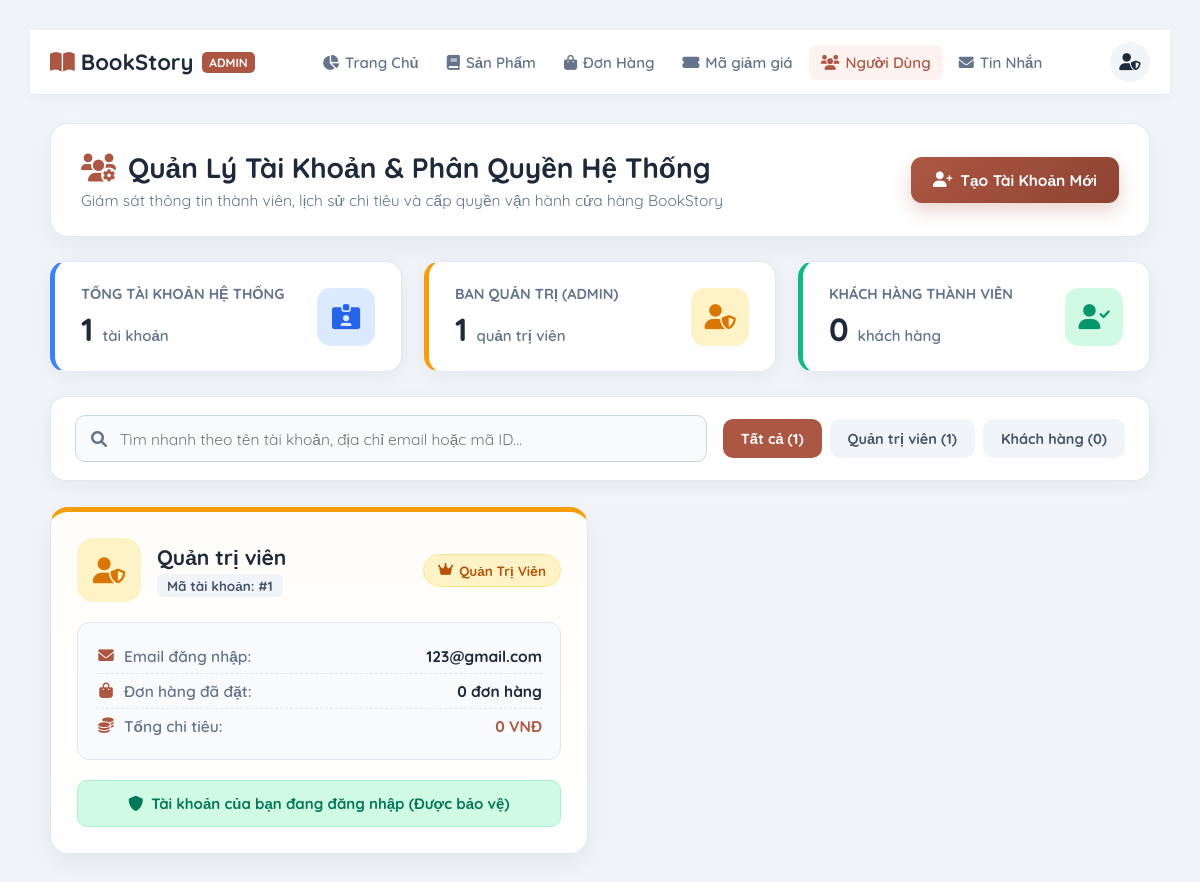
Screenshot of /admin/admin_users.php (signed in) with the database file from the repository.
### tables this page shows
CREATE TABLE IF NOT EXISTS `users` (
  `id` INT UNSIGNED NOT NULL AUTO_INCREMENT,
  `name` VARCHAR(100) NOT NULL,
  `email` VARCHAR(255) NOT NULL,
  `password` VARCHAR(255) NOT NULL,
  `user_type` ENUM('user', 'admin') NOT NULL DEFAULT 'user',
  PRIMARY KEY (`id`),
  UNIQUE KEY `uq_users_email` (`email`)
);

### admin/admin_users.php (the view, shortened to what this page needs)
<?php
require_once '../config/config.php';
$admin_id = $_SESSION['admin_id'] ?? null;
$user_order_stats = [];
$users_list = [];
$total_admins = 0;
$total_customers = 0;
$select_users = mysqli_query($conn, "SELECT * FROM `users` ORDER BY id DESC") or die('Truy vấn thất bại');
while ($u = mysqli_fetch_assoc($select_users)) {
    $users_list[] = $u;
    if (($u['user_type'] ?? '') === 'admin') {
        $total_admins++;
    } else {
        $total_customers++;
    }
}
$total_all = count($users_list);
?>
<!DOCTYPE html>
<html lang="vi">
<head>
    <link rel="stylesheet" href="https://cdnjs.cloudflare.com/ajax/libs/font-awesome/6.0.0/css/all.min.css">
    <link rel="stylesheet" href="../css/admin_style.css?v=<?php echo time(); ?>">
</head>
<body>
<?php @include 'admin_header.php'; ?>
<section class="users-management-section">
    <div class="users-hero-bar">
        <div class="users-hero-title">
            <h1><i class="fas fa-users-cog"></i> Quản Lý Tài Khoản & Phân Quyền Hệ Thống</h1>
            <p>Giám sát thông tin thành viên, lịch sử chi tiêu và cấp quyền vận hành cửa hàng BookStory</p>
        </div>
        <button type="button" class="open-create-btn" id="toggleCreateUserBtn">
            <i class="fas fa-user-plus"></i> Tạo Tài Khoản Mới
        </button>
    </div>
    <div class="users-kpi-grid">
        <div class="user-kpi-card kpi-total">
            <div class="kpi-info">
                <span>Tổng tài khoản hệ thống</span>
                <h3><?php echo $total_all; ?> <small>tài khoản</small></h3>
            </div>
            <div class="kpi-icon-box"><i class="fas fa-id-card-alt"></i></div>
        </div>
        <div class="user-kpi-card kpi-admin">
            <div class="kpi-info">
                <span>Ban quản trị (Admin)</span>
                <h3><?php echo $total_admins; ?> <small>quản trị viên</small></h3>
            </div>
            <div class="kpi-icon-box"><i class="fas fa-user-shield"></i></div>
        </div>
        <div class="user-kpi-card kpi-customer">
            <div class="kpi-info">
                <span>Khách hàng thành viên</span>
                <h3><?php echo $total_customers; ?> <small>khách hàng</small></h3>
            </div>
            <div class="kpi-icon-box"><i class="fas fa-user-check"></i></div>
        </div>
    </div>
    <div class="users-Filter-toolbar">
        <div class="user-search-wrap">
            <i class="fas fa-search"></i>
            <input type="text" id="userSearchInput" placeholder="Tìm nhanh theo tên tài khoản, địa chỉ email hoặc mã ID...">
        </div>
        <div class="role-filter-tabs">
            <button type="button" class="role-tab-btn active" data-role="all">
                Tất cả (<?php echo $total_all; ?>)
            </button>
            <button type="button" class="role-tab-btn" data-role="admin">
                Quản trị viên (<?php echo $total_admins; ?>)
            </button>
            <button type="button" class="role-tab-btn" data-role="user">
                Khách hàng (<?php echo $total_customers; ?>)
            </button>
        </div>
    </div>
    <div class="enterprise-users-grid" id="usersGrid">
        <?php if ($total_all > 0): ?>
            <?php foreach ($users_list as $fetch_users): ?>
                <?php
                    $uid = (int)$fetch_users['id'];
                    $is_admin = (($fetch_users['user_type'] ?? '') === 'admin');
                    $u_orders = $user_order_stats[$uid]['orders'] ?? 0;
                    $u_spent = $user_order_stats[$uid]['spent'] ?? 0;
                    $search_blob = mb_strtolower($fetch_users['name'] . ' ' . $fetch_users['email'] . ' #' . $uid, 'UTF-8');
                ?>
                <div class="enterprise-user-card <?php echo $is_admin ? 'is-admin-card' : ''; ?>"
                     data-role="<?php echo $is_admin ? 'admin' : 'user'; ?>"
                     data-search="<?php echo htmlspecialchars($search_blob); ?>">
                    <div>
                        <div class="u-card-top">
                            <div class="u-identity">
                                <div class="u-avatar-circle">
                                    <i class="fas <?php echo $is_admin ? 'fa-user-shield' : 'fa-user'; ?>"></i>
                                </div>
                                <div class="u-title-block">
                                    <h3><?php echo htmlspecialchars($fetch_users['name']); ?></h3>
                                    <span class="u-id-pill">Mã tài khoản: #<?php echo $uid; ?></span>
                                </div>
                            </div>
                            <span class="u-role-badge <?php echo $is_admin ? 'badge-admin' : 'badge-user'; ?>">
                                <i class="fas <?php echo $is_admin ? 'fa-crown' : 'fa-user-tag'; ?>"></i>
                                <?php echo $is_admin ? 'Quản Trị Viên' : 'Khách Hàng'; ?>
                            </span>
                        </div>
                        <div class="u-info-list">
                            <div class="u-info-row">
                                <span class="u-info-label"><i class="fas fa-envelope"></i> Email đăng nhập:</span>
                                <span class="u-info-val"><?php echo htmlspecialchars($fetch_users['email']); ?></span>
                            </div>
                            <div class="u-info-row">
                                <span class="u-info-label"><i class="fas fa-shopping-bag"></i> Đơn hàng đã đặt:</span>
                                <span class="u-info-val"><?php echo $u_orders; ?> đơn hàng</span>
                            </div>
                            <div class="u-info-row">
                                <span class="u-info-label"><i class="fas fa-coins"></i> Tổng chi tiêu:</span>
                                <span class="u-info-val" style="color:var(--brown);"><?php echo number_format($u_spent, 0, ',', '.'); ?> VNĐ</span>
                            </div>
                        </div>
                    </div>
                    <?php if ($uid !== (int)$admin_id): ?>
                        <div class="u-card-actions">
                            <a href="admin_users.php?toggle_role=<?php echo $uid; ?>"
                               onclick="return confirm('Bạn muốn đổi vai trò của tài khoản này?');"
                               class="u-btn u-btn-role">
                                <i class="fas fa-exchange-alt"></i>
                                <?php echo $is_admin ? 'Hạ xuống Khách' : 'Cấp quyền Admin'; ?>
                            </a>
                            <a href="admin_users.php?delete=<?php echo $uid; ?>"
                               onclick="return confirm('Bạn có chắc chắn muốn xóa vĩnh viễn tài khoản này?');"
                               class="u-btn u-btn-delete">
                                <i class="fas fa-trash-alt"></i> Xóa Tài Khoản
                            </a>
                        </div>
                    <?php else: ?>
                        <div class="u-active-session-banner">
                            <i class="fas fa-shield-alt"></i> Tài khoản của bạn đang đăng nhập (Được bảo vệ)
                        </div>
                    <?php endif; ?>
                </div>
            <?php endforeach; ?>
        <?php else: ?>
            <p class="empty"><i class="fas fa-users"></i> Chưa có tài khoản nào trên hệ thống!</p>
        <?php endif; ?>
    </div>
</section>
</body>
</html>

### rows the page displays
users: name "Quản trị viên", id "1", user_type "Quản Trị Viên", email "123@gmail.com", id "0", shows "Tài khoản của bạn đang đăng nhập (Được bảo vệ)"

### other values shown
$total_all "1"
$total_admins "1"
$total_customers "0"
